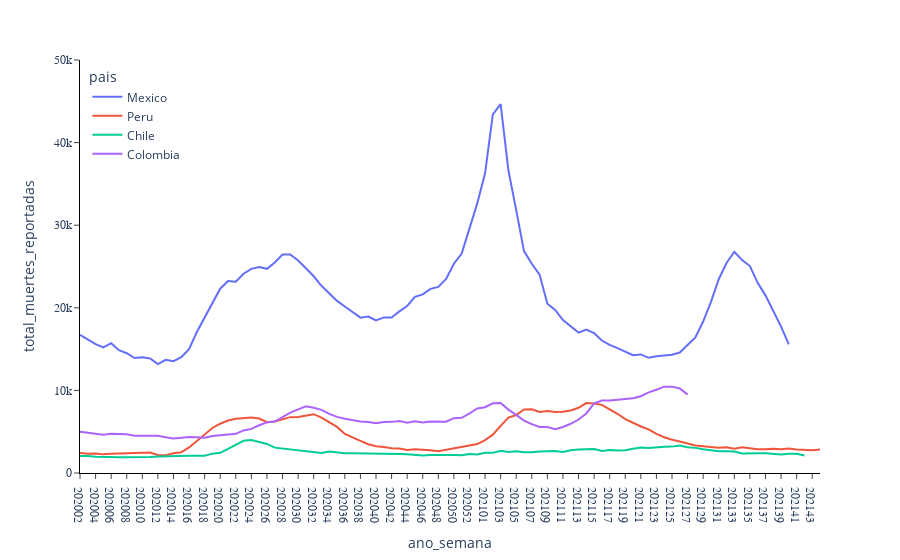

Here is the notebook cell this chart was saved with:
### Code cell
fig = px.line(
    df_muertes_covid_2020.loc[df_muertes_covid_2020['pais']!='Brazil'],
    x="ano_semana", y="total_muertes_reportadas", color='pais'
    )

fig.update_layout(
    xaxis=dict(
        showline=True,
        showgrid=True,
        showticklabels=True,
        linewidth=1,
        linecolor='rgb(0, 0, 0)',
        ticks='outside',
        tickfont=dict(
            family='Arial',
            size=12
        )
    ),
    yaxis=dict(
        showline=True,
        showgrid=True,
        showticklabels=True,
        linewidth=1,
        linecolor='rgb(0, 0, 0)',
        ticks='outside',
        tickfont=dict(
            family='Arial',
            size=12
        )
    ),
    showlegend=True,
    legend=dict(
        yanchor="top",
        y=0.99,
        xanchor="left",
        x=0.01
    ),
    plot_bgcolor='white'
    )

# fig.update_xaxes(range=[202002, 202143])
fig.update_yaxes(range=[0, 50000])


fig.show()
